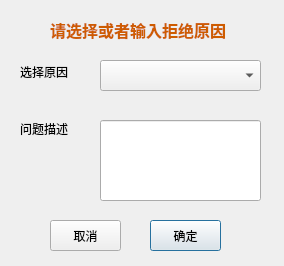
<?xml version="1.0" encoding="UTF-8"?>
<ui version="4.0">
 <class>RefuseDialog</class>
 <widget class="QDialog" name="RefuseDialog">
  <property name="geometry">
   <rect>
    <x>0</x>
    <y>0</y>
    <width>284</width>
    <height>266</height>
   </rect>
  </property>
  <property name="windowTitle">
   <string>Dialog</string>
  </property>
  <widget class="QLineEdit" name="lineEdit_question">
   <property name="geometry">
    <rect>
     <x>100</x>
     <y>120</y>
     <width>161</width>
     <height>81</height>
    </rect>
   </property>
  </widget>
  <widget class="QLabel" name="label">
   <property name="geometry">
    <rect>
     <x>20</x>
     <y>120</y>
     <width>67</width>
     <height>17</height>
    </rect>
   </property>
   <property name="text">
    <string>问题描述</string>
   </property>
  </widget>
  <widget class="QPushButton" name="pushButton_yes">
   <property name="geometry">
    <rect>
     <x>150</x>
     <y>220</y>
     <width>71</width>
     <height>31</height>
    </rect>
   </property>
   <property name="text">
    <string>确定</string>
   </property>
  </widget>
  <widget class="QPushButton" name="pushButton_cancell">
   <property name="geometry">
    <rect>
     <x>50</x>
     <y>220</y>
     <width>71</width>
     <height>31</height>
    </rect>
   </property>
   <property name="text">
    <string>取消</string>
   </property>
  </widget>
  <widget class="QLabel" name="label_3">
   <property name="geometry">
    <rect>
     <x>50</x>
     <y>10</y>
     <width>211</width>
     <height>41</height>
    </rect>
   </property>
   <property name="text">
    <string>&lt;!DOCTYPE HTML PUBLIC &quot;-//W3C//DTD HTML 4.0//EN&quot; &quot;http://www.w3.org/TR/REC-html40/strict.dtd&quot;&gt;
&lt;html&gt;&lt;head&gt;&lt;meta name=&quot;qrichtext&quot; content=&quot;1&quot; /&gt;&lt;style type=&quot;text/css&quot;&gt;
p, li { white-space: pre-wrap; }
&lt;/style&gt;&lt;/head&gt;&lt;body style=&quot; font-family:'Ubuntu'; font-size:11pt; font-weight:400; font-style:normal;&quot;&gt;
&lt;p style=&quot; margin-top:0px; margin-bottom:0px; margin-left:0px; margin-right:0px; -qt-block-indent:0; text-indent:0px;&quot;&gt;&lt;span style=&quot; font-size:12pt; font-weight:600; color:#ce5c00;&quot;&gt;请选择或者输入拒绝原因&lt;/span&gt;&lt;/p&gt;&lt;/body&gt;&lt;/html&gt;</string>
   </property>
  </widget>
  <widget class="QComboBox" name="comboBox_refuseReason">
   <property name="geometry">
    <rect>
     <x>100</x>
     <y>60</y>
     <width>161</width>
     <height>31</height>
    </rect>
   </property>
  </widget>
  <widget class="QLabel" name="label_2">
   <property name="geometry">
    <rect>
     <x>20</x>
     <y>56</y>
     <width>67</width>
     <height>31</height>
    </rect>
   </property>
   <property name="text">
    <string>选择原因</string>
   </property>
  </widget>
 </widget>
 <resources/>
 <connections/>
</ui>
